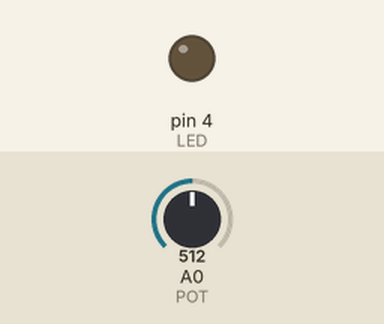
Simulated run of this sketch. Board: Arduino Uno, built with avr-gcc and run on an emulated ATmega328P. On the bench: output pins drawn as LEDs (lit = HIGH). The inputs (shaded band) are chosen by the test bench; at power-on: A0 (POT) = 512.

Above: at 1.2 s.
1.3 s: A0 (POT) set to 524
At 1.6 s:
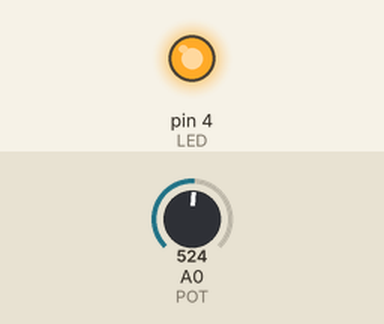
2.8 s: A0 (POT) set to 511
At 3.9 s:
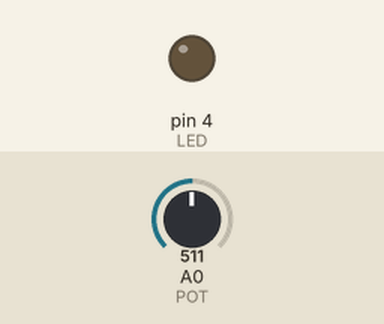
4.3 s: A0 (POT) set to 716
At 5.1 s:
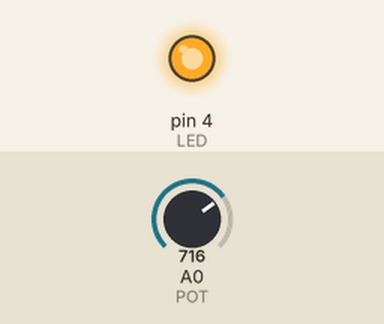
Timing chart, 0 to 7.3 s (numbered marks = the images above; inputs shaded):
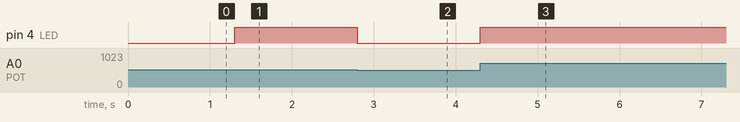

Measured:
- the behaviour switches between 514 and 515 on A0 (POT) (found by bisection; images 0 and 1)
- after the input at 1.3 s, pin 4 (LED): LOW → HIGH at once
- after the input at 2.8 s, pin 4 (LED): HIGH → LOW at once
- after the input at 4.3 s, pin 4 (LED): LOW → HIGH at once

The sketch:

code3.ino
```cpp
int LED = 4;
int POT = A0; // <--- NOTE: Analog

// run once
void setup()
{
  // set the LED pin (3) to be output
  pinMode(LED,OUTPUT);
  //Serial.begin(9600); // uncomment if you want to see values in serial monitor
}

// do this forever
void loop()
{
  // analogRead the pin and map the
  // value to a range that the output
  // can understand
  int inVal = map(analogRead(POT),0,1024,0,255);

  // set the value of the pwm on pin 3
  analogWrite(LED,inVal);

  //Serial.println(inVal); // uncomment if you want to see values in serial monitor
}
```
